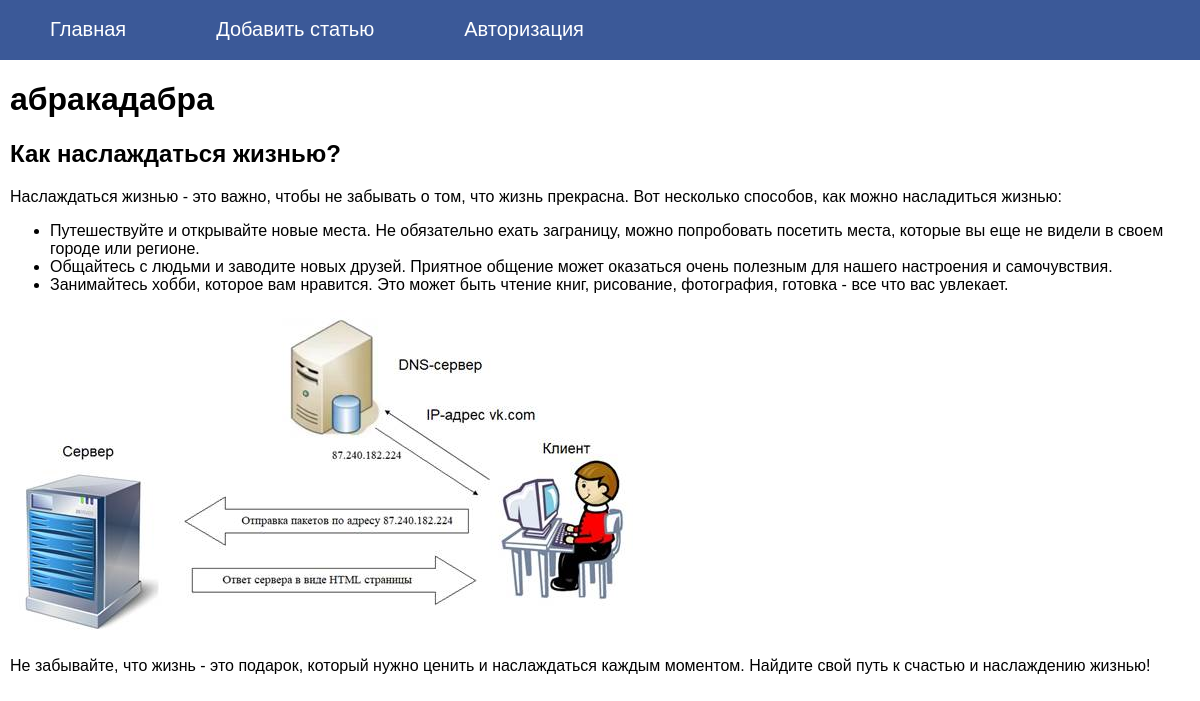
/post/zabalsia, run on the app's committed database.
### tables this page shows
CREATE TABLE mainmenu (
id integer primary key autoincrement,
title text not null,
url text not null
);

CREATE TABLE posts (
id integer PRIMARY KEY AUTOINCREMENT,
title text NOT NULL,
text text NOT NULL,
url text NOT NULL,
time integer NOT NULL
);

### flsite.py (the view)
@app.route("/post/<alias>")
def showPost(alias):
    title, post = dbase.getPost(alias)
    if not title:
        abort(404)
    return render_template('post.html', menu=dbase.getMenu(), title=title, post=post)

### FDataBase.py (called while the page is built)
    def getMenu(self):
        sql = '''SELECT * FROM mainmenu'''
        try:
            self.__cur.execute(sql)
            res = self.__cur.fetchall()
            if res:
                return res
        except:
            print("Ошибка чтения из БД")
        return []

    def getPost(self, alias):
        try:
            self.__cur.execute("SELECT title, text FROM posts WHERE url LIKE ? LIMIT 1", (alias,))
            res = self.__cur.fetchone()
            if res:
                return res
        except sqlite3.Error as e:
            print("Ошибка получения статьи из БД" + str(e))
        return (False, False)

### flsite.py (called while the page is built)
def connect_db():
    conn = sqlite3.connect(app.config['DATABASE'])
    conn.row_factory = sqlite3.Row
    return conn

def get_db():
    if not hasattr(g, 'link_db'):
        g.link_db = connect_db()
    return g.link_db

@app.before_request
def before_request():
    global dbase
    db = get_db()
    dbase = FDataBase(db)

### templates/post.html
{% extends 'base.html' %}
{% block content %}
{{ super() }}
{{ post | safe }}
{% endblock %}

### templates/base.html (shortened to what this page needs)
<!DOCTYPE html>
<html>
<head>
<link type="text/css" href="{{ url_for('static', filename='css/styles.css')}}" rel="stylesheet" />
</head>
<body>
{% block content -%}
         {%- block mainmenu -%}
<ul class="mainmenu">
{% for p in menu%}
<li><a href="{{p.url}}">{{p.title}}</a></li>
{% endfor %}
</ul>
         {% endblock mainmenu -%}
<div class="content">
         {% if title -%}
<h1>{{title}}</h1>
         {% else -%}
<h1>Про Flask</h1>
         {% endif -%}
{% endblock -%}
</div>
</body>
</html>

### static/css/styles.css (style rules this page uses)
css html, body { font-family: Arial, Helvetica, sans-serif; margin: 0; padding: 0; height: 100%; width: 100%; }
a { color: #0059b2; text-decoration: none; }
ul.mainmenu { list-style: none; background: #3b5998; height: 60px; margin: 0; padding: 0; color: #ffffff; font-size: 20px; overflow: hidden; }
ul.mainmenu li { float: left; margin: 18px 40px 0 50px; }
ul.mainmenu li a { color: #ffffff; text-decoration: none; }
div.content { margin: 10px; }

### data on the page
mainmenu: title "Главная"
mainmenu: title "Добавить статью"
mainmenu: title "Авторизация"
posts: title "абракадабра", text "Как наслаждаться жизнью? Наслаждаться жизнью - это важно, чтобы не забывать о том, что жизнь прекрасна. Вот несколько способов, как можно насладиться жизнью: Путешествуйте и открывайте новые места. Не обязательно ехать заграницу, можно попробовать посетить места, которые вы еще не видели в своем городе или регионе. Общайтесь с людьми и заводите новых друзей. Приятное общение может оказаться очень полезным для нашего настроения и самочувствия. Занимайтесь хобби, которое вам нравится. Это может быть чтение книг, рисование, фотография, готовка - все что вас увлекает. Не забывайте, что жизнь - это подарок, который нужно ценить и наслаждаться каждым моментом. Найдите свой путь к счастью и…", text (picture)
